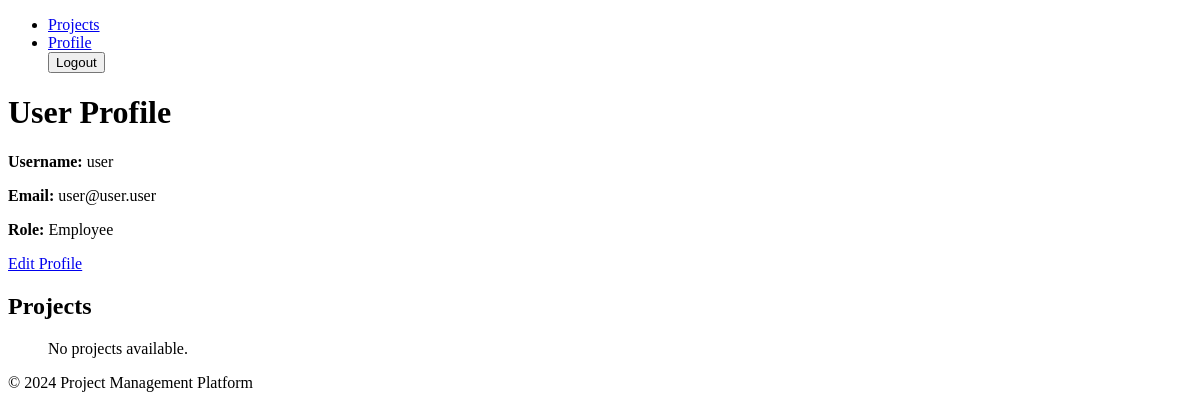
Before: /profile/ (signed in) with the older database file.
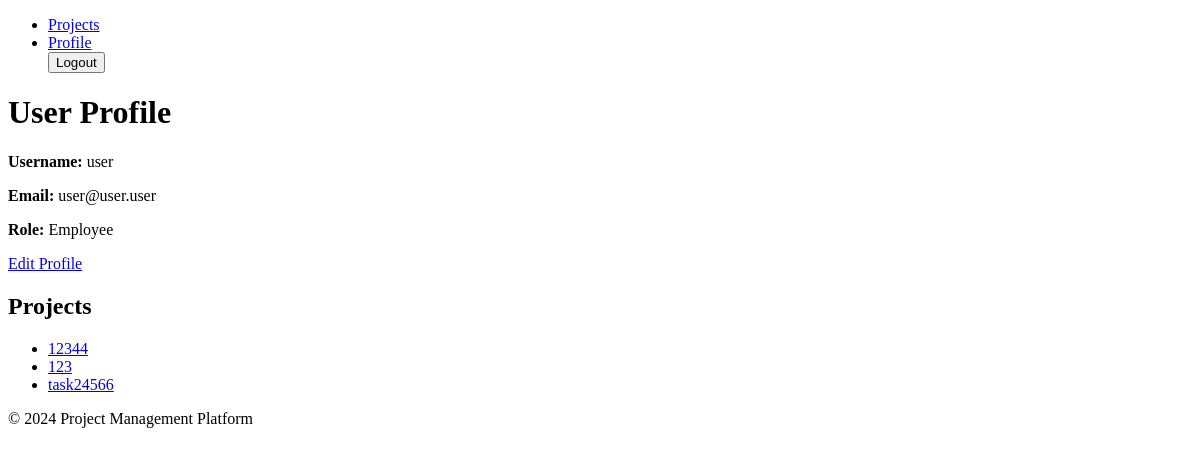
After: the same page with the newer database file.
### project_management/models.py (models this page shows)
class Project(models.Model):
    title = models.CharField(max_length=255)
    manager = models.ForeignKey(
        User, on_delete=models.CASCADE, related_name="managed_projects"
    )
    users = models.ManyToManyField(User, related_name="projects")
    comments = models.ManyToManyField(Comment, blank=True)
    deadline = models.DateField()
    description = models.TextField(blank=True)

### project_management/views.py (the view)
# urls.py: path("profile/", views.profile, name="profile"),
@login_required
def profile(request):
    if request.method == "POST":
        form = UserChangeForm(request.POST, instance=request.user)
        if form.is_valid():
            form.save()
            return redirect("profile")
    else:
        form = UserChangeForm(instance=request.user)
    return render(request, "accounts/profile.html", {"form": form})

### project_management/templates/accounts/profile.html (shortened to what this page needs)
{% extends 'base.html' %}
{% block content %}
    <h1>User Profile</h1>
    <p><strong>Username:</strong> {{ user.username }}</p>
    <p><strong>Email:</strong> {{ user.email }}</p>
    <p><strong>Role:</strong> {{ user.role }}</p>
    <a href="{% url 'edit_profile' %}" class="button">Edit Profile</a>
    <h2>Projects</h2>
    <ul>
        {% for project in user.projects.all %}
            <li>
                <a href="{% url 'project_detail' project.id %}">{{ project.title }}</a>
            </li>
        {% empty %}
            <p>No projects available.</p>
        {% endfor %}
    </ul>
{% endblock %}

Changed rows visible on the page:
added Project: title "12344"
added Project: title "123"
added Project: title "task24566"
Other visible differences:
text no longer shown: "No projects available."
